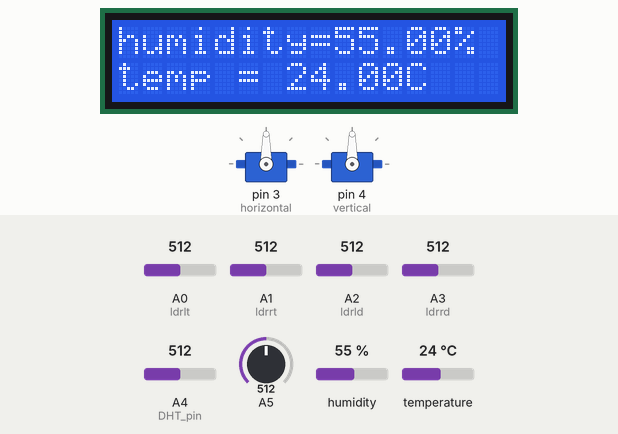
Recording of a sketch running on a simulated Arduino Uno, built with avr-gcc and run on an emulated ATmega328P. Shown: 16×2 character LCD, 2 × servo. The inputs (shaded band) are chosen by the test bench; at power-on: humidity 55 %, temperature 24 °C, A0 (ldrlt) = 512, A4 (DHT_pin) = 512, A1 (ldrrt) = 512, A2 (ldrld) = 512, A3 (ldrrd) = 512, A5 = 512. What the sketch prints to the serial monitor is not drawn.

Above: at 2.7 s.
2.8 s: humidity set to 22 %
At 5.8 s:
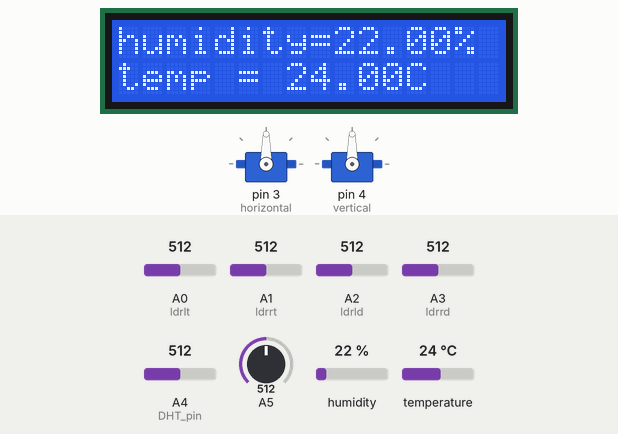
6.7 s: temperature set to 12 °C
At 9.0 s:
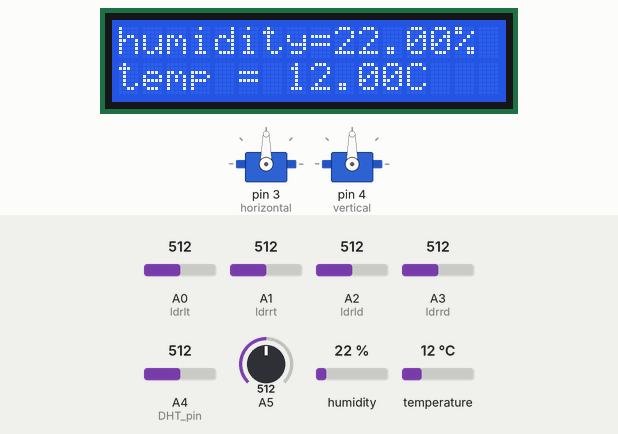
10.6 s: A0 (ldrlt) set to 170
At 14.3 s:
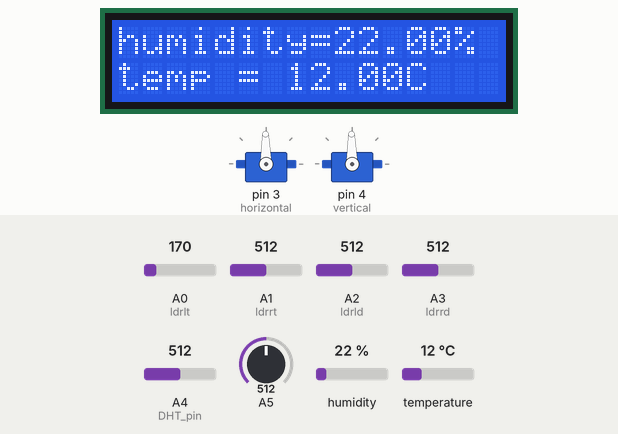
18.3 s: A4 (DHT_pin) set to 532
26.0 s: A1 (ldrrt) set to 716
At 30.0 s:
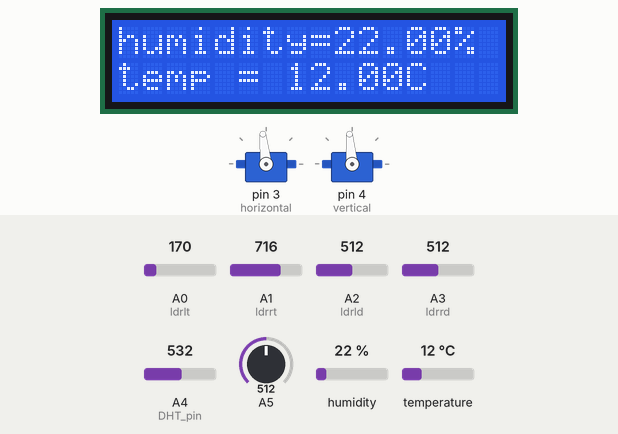
33.5 s: A2 (ldrld) set to 716
At 47.7 s:
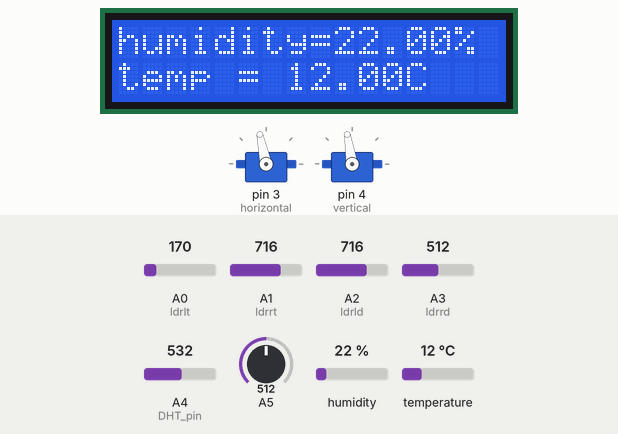
Timing chart, 0 to 54.9 s (numbered marks = the images above; inputs shaded):
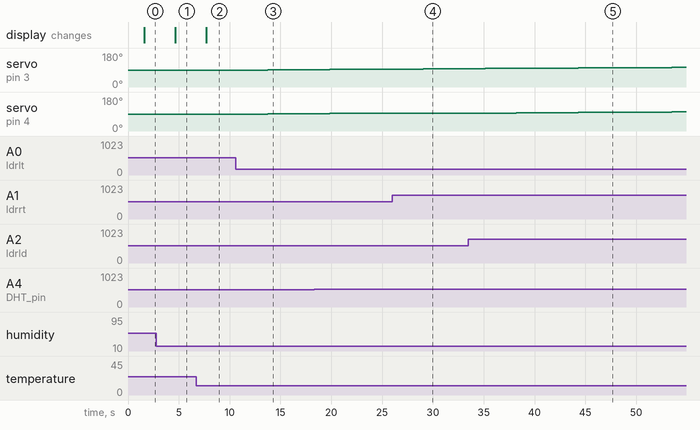

Measured:
- after the input at 2.8 s, the display: changes after 1.8 s (image 1)
- after the input at 6.7 s, the display: changes after 1.0 s (image 2)
- after the input at 10.6 s, servo on pin 3 (horizontal), servo on pin 4 (vertical): 90° → 91° after 3.2 s, → 92° 3.1 s later
- after the input at 26.0 s, servo on pin 4 (vertical): stays 95° (without the input it goes to 96° after 3.0 s)
- after the input at 33.5 s, servo on pin 4 (vertical): moves from 95° to 101° over 15.3 s, starting after 4.7 s

The sketch:

Dual_Axis_Tracker_Arduino_Code.ino
```cpp
#include <Servo.h> // include Servo library

Servo horizontal; // horizontal servo
int servoh = 90;     // stand horizontal servo

Servo vertical;   // vertical servo
int servov = 90;     // stand vertical servo

// LDR pin connections
//  name  = analogpin;
int ldrlt = 0; //LDR top left
int ldrrt = 1; //LDR top rigt
int ldrld = 2; //LDR down left
int ldrrd = 3 ; //ldr down rigt


#include <LiquidCrystal.h>
const int rs = 12, en = 11, d4 = 9, d5 = 8, d6 = 7, d7 = 6; LiquidCrystal lcd(rs, en, d4, d5, d6, d7);

#include "DHT.h"// include the the dht sensor library

#define DHT_pin A4// give a name to the sensor pin and A0

dht DHT;//initialize the sensor


void setup()
{
  lcd.begin(16, 2);//initialize the senso


  Serial.begin(9600);

  delay(500);//Delay to let system boot
// servo connections
// name.attacht(pin);
  horizontal.attach(3);
  vertical.attach(4);
  Serial.println("DHT11 Humidity & temperature Sensor\n\n");

  delay(1000);//Wait before accessing Sensor

}

void loop()
{
  int lt = analogRead(ldrlt); // top left
  int rt = analogRead(ldrrt); // top right
  int ld = analogRead(ldrld); // down left
  int rd = analogRead(ldrrd); // down rigt

  int dtime = analogRead(4)/20; // read potentiometers
  int tol = analogRead(5)/4;

  int avt = (lt + rt) / 2; // average value top
  int avd = (ld + rd) / 2; // average value down
  int avl = (lt + ld) / 2; // average value left
  int avr = (rt + rd) / 2; // average value right

  int dvert = avt - avd; // check the diffirence of up and down
  int dhoriz = avl - avr;// check the diffirence og left and rigt

  DHT.read11(DHT_pin);//Read the Sensor pin

Serial.print("humidity = ");//print the humidity in the Serial Monitor

Serial.print(DHT.humidity);

Serial.print("% ");

Serial.print("temperature = ");

Serial.print(DHT.temperature); //to print temperature on the Serial monitor

Serial.println("C ");

lcd.setCursor(0,0);

lcd.print("humidity=");//to print humidity on the lcd

lcd.print(DHT.humidity);

lcd.print("% ");

lcd.setCursor(0,2);

lcd.print("temp = ");//to print temperature on the lcd

lcd.print(DHT.temperature);

lcd.println("C ");

delay(3000);//Wait 3 seconds before accessing sensor again.

  if (-1*tol > dvert || dvert > tol) // check if the diffirence is in the tolerance else change vertical angle
  {
  if (avt > avd)
  {
    servov = --servov;
     if (servov > 180)
     {
      servov = 180;
     }
  }
  else if (avt < avd)
  {
    servov= ++servov;
    if (servov < 0)
  {
    servov = 0;
  }
  }
  vertical.write(servov);
  }

  if (-1*tol > dhoriz || dhoriz > tol) // check if the diffirence is in the tolerance else change horizontal angle
  {
  if (avl > avr)
  {
    servoh = --servoh;
    if (servoh < 0)
    {
    servoh = 0;
    }
  }
  else if (avl < avr)
  {
    servoh = ++servoh;
     if (servoh > 180)
     {
     servoh = 180;
     }
  }
  else if (avl = avr)
  {
    // nothing
  }
  horizontal.write(servoh);
  }
   delay(dtime);
}
```
